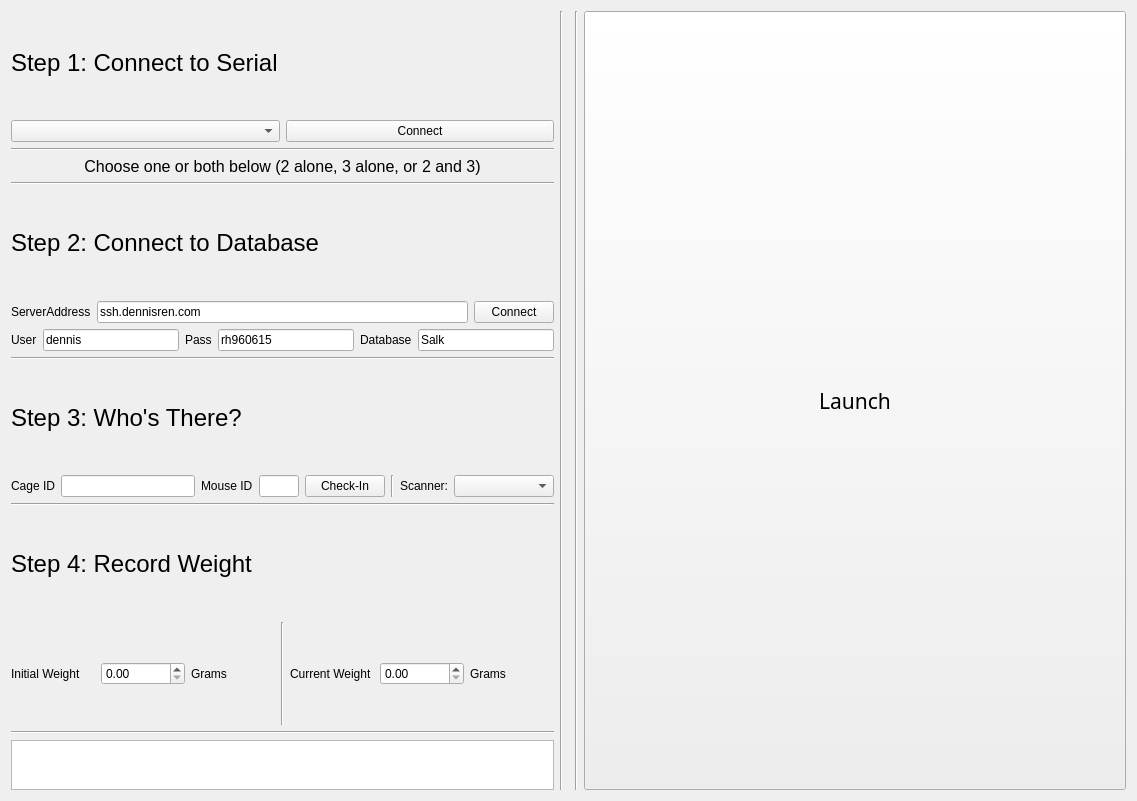
<?xml version="1.0" encoding="UTF-8"?>
<ui version="4.0">
 <class>Form</class>
 <widget class="QWidget" name="Form">
  <property name="geometry">
   <rect>
    <x>0</x>
    <y>0</y>
    <width>1137</width>
    <height>801</height>
   </rect>
  </property>
  <property name="windowTitle">
   <string>Behavior Luncher</string>
  </property>
  <layout class="QGridLayout" name="gridLayout_2">
   <item row="0" column="1">
    <widget class="Line" name="line_5">
     <property name="orientation">
      <enum>Qt::Vertical</enum>
     </property>
    </widget>
   </item>
   <item row="0" column="0">
    <layout class="QGridLayout" name="gridLayout">
     <item row="15" column="0">
      <widget class="Line" name="line_3">
       <property name="orientation">
        <enum>Qt::Horizontal</enum>
       </property>
      </widget>
     </item>
     <item row="16" column="0">
      <widget class="QLabel" name="stepThree">
       <property name="font">
        <font>
         <pointsize>18</pointsize>
        </font>
       </property>
       <property name="text">
        <string>Step 4: Record Weight</string>
       </property>
      </widget>
     </item>
     <item row="1" column="0">
      <layout class="QHBoxLayout" name="horizontalLayout">
       <item>
        <widget class="QComboBox" name="serialDrop"/>
       </item>
       <item>
        <widget class="QPushButton" name="serialButton">
         <property name="text">
          <string>Connect</string>
         </property>
        </widget>
       </item>
      </layout>
     </item>
     <item row="7" column="0">
      <layout class="QHBoxLayout" name="horizontalLayout_5">
       <item>
        <widget class="QLabel" name="label_6">
         <property name="text">
          <string>User</string>
         </property>
        </widget>
       </item>
       <item>
        <widget class="QLineEdit" name="userText">
         <property name="text">
          <string>dennis</string>
         </property>
        </widget>
       </item>
       <item>
        <widget class="QLabel" name="label_7">
         <property name="text">
          <string>Pass</string>
         </property>
        </widget>
       </item>
       <item>
        <widget class="QLineEdit" name="passText">
         <property name="text">
          <string>rh960615</string>
         </property>
        </widget>
       </item>
       <item>
        <widget class="QLabel" name="label_8">
         <property name="text">
          <string>Database</string>
         </property>
        </widget>
       </item>
       <item>
        <widget class="QLineEdit" name="dbText">
         <property name="text">
          <string>Salk</string>
         </property>
        </widget>
       </item>
      </layout>
     </item>
     <item row="6" column="0">
      <layout class="QHBoxLayout" name="horizontalLayout_4">
       <item>
        <widget class="QLabel" name="label_5">
         <property name="text">
          <string>ServerAddress</string>
         </property>
        </widget>
       </item>
       <item>
        <widget class="QLineEdit" name="ipText">
         <property name="text">
          <string>ssh.dennisren.com</string>
         </property>
        </widget>
       </item>
       <item>
        <widget class="QPushButton" name="sqlButton">
         <property name="text">
          <string>Connect</string>
         </property>
        </widget>
       </item>
      </layout>
     </item>
     <item row="12" column="0">
      <widget class="QLabel" name="label">
       <property name="font">
        <font>
         <pointsize>18</pointsize>
        </font>
       </property>
       <property name="text">
        <string>Step 3: Who's There?</string>
       </property>
      </widget>
     </item>
     <item row="17" column="0">
      <layout class="QHBoxLayout" name="horizontalLayout_3">
       <item>
        <widget class="QLabel" name="label_3">
         <property name="text">
          <string>Initial Weight</string>
         </property>
        </widget>
       </item>
       <item>
        <widget class="QDoubleSpinBox" name="initialWeight"/>
       </item>
       <item>
        <widget class="QLabel" name="label_9">
         <property name="text">
          <string>Grams</string>
         </property>
        </widget>
       </item>
       <item>
        <widget class="Line" name="line_9">
         <property name="orientation">
          <enum>Qt::Vertical</enum>
         </property>
        </widget>
       </item>
       <item>
        <widget class="QLabel" name="label_10">
         <property name="text">
          <string>Current Weight</string>
         </property>
        </widget>
       </item>
       <item>
        <widget class="QDoubleSpinBox" name="currentWeight"/>
       </item>
       <item>
        <widget class="QLabel" name="label_11">
         <property name="text">
          <string>Grams</string>
         </property>
        </widget>
       </item>
      </layout>
     </item>
     <item row="3" column="0">
      <widget class="QLabel" name="label_4">
       <property name="sizePolicy">
        <sizepolicy hsizetype="Preferred" vsizetype="Maximum">
         <horstretch>0</horstretch>
         <verstretch>0</verstretch>
        </sizepolicy>
       </property>
       <property name="font">
        <font>
         <pointsize>12</pointsize>
        </font>
       </property>
       <property name="text">
        <string>Choose one or both below (2 alone, 3 alone, or 2 and 3)</string>
       </property>
       <property name="alignment">
        <set>Qt::AlignCenter</set>
       </property>
      </widget>
     </item>
     <item row="5" column="0">
      <widget class="QLabel" name="stepTwo">
       <property name="font">
        <font>
         <pointsize>18</pointsize>
        </font>
       </property>
       <property name="text">
        <string>Step 2: Connect to Database</string>
       </property>
      </widget>
     </item>
     <item row="13" column="0">
      <layout class="QHBoxLayout" name="horizontalLayout_15">
       <item>
        <widget class="QLabel" name="label_21">
         <property name="text">
          <string>Cage ID</string>
         </property>
        </widget>
       </item>
       <item>
        <widget class="QLineEdit" name="cageBox">
         <property name="minimumSize">
          <size>
           <width>60</width>
           <height>0</height>
          </size>
         </property>
        </widget>
       </item>
       <item>
        <widget class="QLabel" name="label_22">
         <property name="text">
          <string>Mouse ID</string>
         </property>
        </widget>
       </item>
       <item>
        <widget class="QLineEdit" name="mouseBox">
         <property name="maximumSize">
          <size>
           <width>40</width>
           <height>16777215</height>
          </size>
         </property>
        </widget>
       </item>
       <item>
        <widget class="QPushButton" name="checkButton">
         <property name="text">
          <string>Check-In</string>
         </property>
        </widget>
       </item>
       <item>
        <widget class="Line" name="line_8">
         <property name="orientation">
          <enum>Qt::Vertical</enum>
         </property>
        </widget>
       </item>
       <item>
        <widget class="QLabel" name="label_2">
         <property name="text">
          <string>Scanner:</string>
         </property>
        </widget>
       </item>
       <item>
        <widget class="QComboBox" name="scannerDrop">
         <property name="minimumSize">
          <size>
           <width>100</width>
           <height>0</height>
          </size>
         </property>
        </widget>
       </item>
      </layout>
     </item>
     <item row="0" column="0">
      <widget class="QLabel" name="stepOne">
       <property name="font">
        <font>
         <pointsize>18</pointsize>
        </font>
       </property>
       <property name="text">
        <string>Step 1: Connect to Serial</string>
       </property>
      </widget>
     </item>
     <item row="4" column="0">
      <widget class="Line" name="line_2">
       <property name="orientation">
        <enum>Qt::Horizontal</enum>
       </property>
      </widget>
     </item>
     <item row="19" column="0">
      <widget class="QTextBrowser" name="textBrowser">
       <property name="sizePolicy">
        <sizepolicy hsizetype="Expanding" vsizetype="Preferred">
         <horstretch>0</horstretch>
         <verstretch>0</verstretch>
        </sizepolicy>
       </property>
       <property name="maximumSize">
        <size>
         <width>16777215</width>
         <height>50</height>
        </size>
       </property>
      </widget>
     </item>
     <item row="2" column="0">
      <widget class="Line" name="line">
       <property name="orientation">
        <enum>Qt::Horizontal</enum>
       </property>
      </widget>
     </item>
     <item row="18" column="0">
      <widget class="Line" name="line_4">
       <property name="orientation">
        <enum>Qt::Horizontal</enum>
       </property>
      </widget>
     </item>
     <item row="8" column="0">
      <widget class="Line" name="line_7">
       <property name="orientation">
        <enum>Qt::Horizontal</enum>
       </property>
      </widget>
     </item>
    </layout>
   </item>
   <item row="0" column="4">
    <widget class="QPushButton" name="lunchButton">
     <property name="sizePolicy">
      <sizepolicy hsizetype="MinimumExpanding" vsizetype="MinimumExpanding">
       <horstretch>0</horstretch>
       <verstretch>0</verstretch>
      </sizepolicy>
     </property>
     <property name="font">
      <font>
       <family>Copperplate Gothic Bold</family>
       <pointsize>16</pointsize>
      </font>
     </property>
     <property name="text">
      <string>Launch</string>
     </property>
     <property name="autoDefault">
      <bool>true</bool>
     </property>
     <property name="default">
      <bool>false</bool>
     </property>
    </widget>
   </item>
   <item row="0" column="2">
    <widget class="QWidget" name="settingsWidget" native="true"/>
   </item>
   <item row="0" column="3">
    <widget class="Line" name="line_6">
     <property name="orientation">
      <enum>Qt::Vertical</enum>
     </property>
    </widget>
   </item>
  </layout>
 </widget>
 <resources/>
 <connections/>
</ui>
